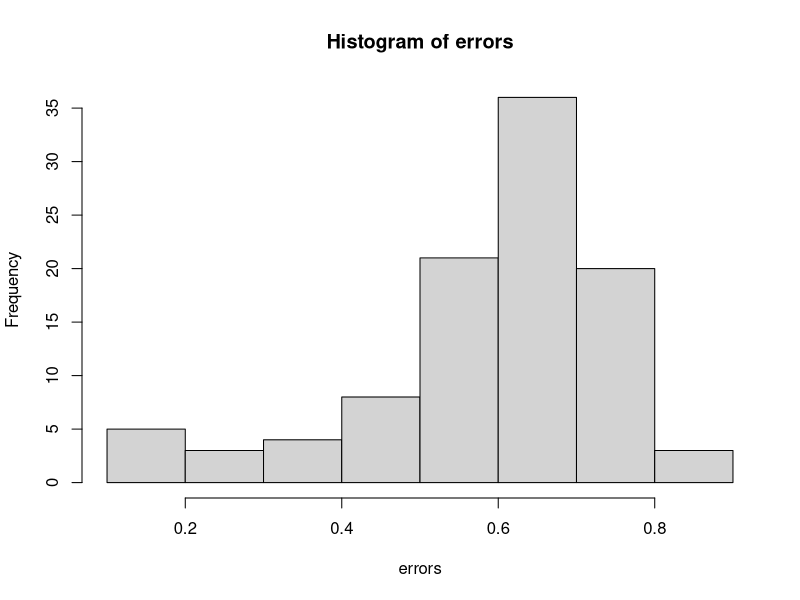

The R source for this figure: (Note: a time limit stopped this script after it produced the figure.)
#Libraries ----
library(dplyr)
library(ggplot2)
library(tidyr)
library(data.table)

#Options ----
options(scipen = 99)
population_sizes <- 10^(1:10)
groups <- 1:5
max_error <- c(10^(c(-5:-1)), 0.05)
subsample_size <- c(0.000001, 0.00001, 0.0001, 0.001, 0.01, 0.1, 1)
count <- c(10, 100, 10^3, 10^4, 10^5, 10^6) #Probably decrease the size here. 

#template df ----
data <- tibble(
    class_num = numeric(),
    subsample_size = numeric(),
    sample_count = numeric(),
    error = numeric()
)

#functions ----

finite_corrected_eq <- function(pop_size, uncorrected){
  round(pop_size * uncorrected / (uncorrected + pop_size - 1), 0)
} 

uncorrected_eq <- function(confidence = 0.95, groups = 1, expected_p = 0.5, max_error = 0.05){
  critical_val = qnorm(p=(1-confidence^(1/groups))/2) # The group root is a new thing here. 
  round(critical_val^2*expected_p*(1-expected_p)/max_error^2, 0)
}

boot_mean_error_class_num <- function(sample_subsample_size, sample_count, classes){
    #Disallow sample count to if(sample_count < sample_classes)
    #Disallow sample round(sample_subsample_size*sample_count, 0) < 1)
    #prob = c(0.5, 0.2, rep(0.3/8, 8)) if I add this to the first sample argument, we get a less conservative estimate, the errors go down. I think it is because you are less likely to mess up a skewed distribution than a uniform one. 
    
    b = 100 #Changing b doesn't do much, probably more accurate with larger number but this will save time while in dev mode.
    error <- numeric(length = b)
    
    for(n in 1:b){
        sample_classes <- classes    #Sample classes must be greater than 1 but less than 20
        particle_categories <- 1:sample_classes
        
        #Add gausian distribution to classes
        #values <- rnorm(n = length(particle_categories), mean = 10, sd = 1)
        #Or can swap for a poison distribution
        values <- rpois(n = length(particle_categories), lambda = 1) + 1
        weights <- values/sum(values)
        
        #Simulation
        particles <- sample(particle_categories, size = sample_count, prob = weights, replace = T) #could add weights to this so that 1 or two of them always have a big sway. But we dont know that for sure yet.
        
        subsetparticles <- sample(particles, size = sample_subsample_size)
        
        #Difference Metric
        error[n] <- as.data.frame(table(particles)/length(particles)) %>%
            dplyr::rename(subsetparticles = particles) %>%
            left_join(as.data.frame(table(subsetparticles)/length(subsetparticles)) %>%
                          dplyr::rename(Freq2 = Freq)) %>%
          dplyr::mutate(difference = Freq - Freq2) %>%
          dplyr::mutate(difference = ifelse(is.na(difference), Freq, difference)) %>% #This sets any classes which weren't accounted for from the original group to be completely unaccounted for. 
            pull(difference) %>%
            abs() %>%
            quantile(., c(0.95)) #this is the MAE or mean absolute error. Could also do mean here, might be a useful metric. Or RMSE or some other more commonly used metric.
        
    }
    
    error
}

boot_mean_error <- function(sample_subsample_size, sample_count){
    #Disallow sample count to if(sample_count < sample_classes)
    #Disallow sample round(sample_subsample_size*sample_count, 0) < 1)
    #prob = c(0.5, 0.2, rep(0.3/8, 8)) if I add this to the first sample argument, we get a less conservative estimate, the errors go down. I think it is because you are less likely to mess up a skewed distribution than a uniform one. 
    
    b = 100 #Changing b doesn't do much, probably more accurate with larger number but this will save time while in dev mode.
    error <- numeric(length = b)
    
    for(n in 1:b){
        sample_classes <- sample(2:10, 1)    #Sample classes must be greater than 1 but less than 20
        particle_categories <- 1:sample_classes
        
        #Add gausian distribution to classes
        #values <- rnorm(n = length(particle_categories), mean = 10, sd = 1)
        #Or can swap for a poison distribution
        values <- rpois(n = length(particle_categories), lambda = 1) + 1
        weights <- values/sum(values)
        
        #Simulation
        particles <- sample(particle_categories, size = sample_count, prob = weights, replace = T) #could add weights to this so that 1 or two of them always have a big sway. But we dont know that for sure yet.
        
        subsetparticles <- sample(particles, size = sample_subsample_size)
        
        #Difference Metric
        error[n] <- as.data.frame(table(particles)/length(particles)) %>%
                    dplyr::rename(subsetparticles = particles) %>%
                    left_join(as.data.frame(table(subsetparticles)/length(subsetparticles)) %>%
                                  dplyr::rename(Freq2 = Freq)) %>%
                    dplyr::mutate(difference = Freq - Freq2) %>%
                    dplyr::mutate(difference = ifelse(is.na(difference), Freq, difference)) %>% #This sets any classes which weren't accounted for from the original group to be completely unaccounted for. 
                    pull(difference) %>%
                    abs() %>%
                    quantile(., c(0.95)) #this is the MAE or mean absolute error. Could also do mean here, might be a useful metric. Or RMSE or some other more commonly used metric.
                
    }
    
    error
}


#test single scenario----
errors <- boot_mean_error(sample_count = 10, sample_subsample_size = 1) #Just say we will set this to 20, that is really what can be reliably characterized, can do a quick lit search to figure out how people are reporting it.    

hist(errors)
quantile(errors, c(0.025, 0.5, 0.975))
mean(errors)

#Simulate all scenarios----
test_df <- expand.grid(subsample_size, count) %>%
    filter(Var1 * Var2 >= 1) %>% 
    mutate(num_particles = Var1*Var2) %>%
        rename(sample_count = Var2 , subsample_proportion = Var1) %>%
    as_tibble()

#Just polymer types
for(n in 1:nrow(test_df)){
    set.seed(37)
    test_df[n, "median_error"] <- quantile(
        boot_mean_error(sample_count = unlist(test_df[n,"sample_count"]), 
                        sample_subsample_size = unlist(test_df[n,"num_particles"])),
        c(0.95)
    )
}

#Polymers, colors, morphologies, and sizes
for(n in 1:nrow(test_df)){
    set.seed(38)
    print(n)
    test_df[n, "median_error_multiple"] <- quantile(
        c(
        quantile(
        boot_mean_error(sample_count = unlist(test_df[n,"sample_count"]), 
                        sample_subsample_size = unlist(test_df[n,"num_particles"])),
        c(0.95)
    ), 
    quantile(
        boot_mean_error(sample_count = unlist(test_df[n,"sample_count"]), 
                        sample_subsample_size = unlist(test_df[n,"num_particles"])),
        c(0.95)
    ), 
    quantile(
        boot_mean_error(sample_count = unlist(test_df[n,"sample_count"]), 
                        sample_subsample_size = unlist(test_df[n,"num_particles"])),
        c(0.95)
        ),
    quantile(
        boot_mean_error(sample_count = unlist(test_df[n,"sample_count"]), 
                        sample_subsample_size = unlist(test_df[n,"num_particles"])),
        c(0.95)
    )
    ),
    c(0.95)
    )
}

# Equations ----

test_ungrouped <- expand.grid(population_sizes = population_sizes, max_error = max_error) %>%
  mutate(sample_size = finite_corrected_eq(pop_size = population_sizes, uncorrected = uncorrected_eq(max_error = max_error)))

test_grouped <- expand.grid(population_sizes = population_sizes, max_error = max_error) %>%
  mutate(sample_size = finite_corrected_eq(pop_size = population_sizes, uncorrected = uncorrected_eq(max_error = max_error, groups = 4)))


#Plots ----
ggplot() +
  geom_point(data = test_ungrouped %>% arrange(desc(max_error)), aes(x = population_sizes, y = sample_size, color = factor(max_error, levels = c(10^(c(-5:-1)), 0.05))), size = 10) +
  geom_point(data = test_grouped %>% arrange(desc(max_error)), aes(x = population_sizes, y = sample_size, color = factor(max_error, levels = c(10^(c(-5:-1)), 0.05))), size = 10, shape = 2) +
  scale_x_log10(breaks = unique(population_sizes)) +
  scale_y_log10(breaks = unique(population_sizes)) + 
  scale_color_viridis_d() +
  theme_dark(base_size = 10) +
  labs(color = "Error", x = "Sample Size", y = "Subsample Size") +
  coord_equal()

test_nopop_nogroup <- expand.grid(population_sizes = population_sizes, max_error = max_error) %>%
  mutate(sample_size = uncorrected_eq(max_error = max_error))

test_nopop <- expand.grid(population_sizes = population_sizes, max_error = max_error) %>%
  mutate(sample_size = uncorrected_eq(max_error = max_error, groups = 4))

ggplot() +
  geom_line(data = test_nopop %>% arrange(desc(max_error)), aes(x = max_error, y = sample_size), size = 2) +
  geom_line(data = test_nopop_nogroup %>% arrange(desc(max_error)), aes(x = max_error, y = sample_size), size = 2, color = "yellow") +
  scale_x_log10(breaks = unique(max_error)) +
  scale_y_log10(breaks = unique(population_sizes)) + 
  theme_dark(base_size = 20) +
  labs(x = "Error", y = "Sample Size") +
  coord_equal()


simulation_validation <- test_df %>%
  mutate(mathematic_sub_count = finite_corrected_eq(pop_size = sample_count, uncorrected = uncorrected_eq(max_error = median_error))) %>%
  mutate(mathematic_sub_count_grouped = finite_corrected_eq(pop_size = sample_count, uncorrected = uncorrected_eq(max_error = median_error_multiple, groups = 4)))

ggplot(simulation_validation) +
  geom_point(aes(x = num_particles, y = mathematic_sub_count), size = 4, alpha = 0.5) + 
  geom_point(aes(x = num_particles, y = mathematic_sub_count_grouped), size = 4, alpha = 0.5, color = "red") + 
  scale_x_log10(limits = c(10,150000)) + 
  scale_y_log10(limits = c(10,150000)) +
  geom_abline(slope=1, intercept = 0) +
  theme_dark(base_size = 20) +
  coord_equal() +
  labs(x = "Simulated Sample Counts", y = "Calculated Sample Counts")

#final recommendations for sample size and subsample size. ----
uncorrected_eq()
uncorrected_eq(max_error = 0.1)

#final recommendation for all group analysis at once.
uncorrected_eq(groups = 4)

#Number of papers to review 
finite_corrected_eq(pop_size = 1000, uncorrected = uncorrected_eq())

0.95^(1/3)

#Checking correspondence with simulations. 
finite_corrected_eq(pop_size = 100, uncorrected = uncorrected_eq(max_error = 0.3))
finite_corrected_eq(pop_size = 1000, uncorrected = uncorrected_eq(max_error = 0.1))
finite_corrected_eq(pop_size = 10000, uncorrected = uncorrected_eq(max_error = 0.03))
finite_corrected_eq(pop_size = 100000, uncorrected = uncorrected_eq(max_error = 0.01))
finite_corrected_eq(pop_size = 1000000, uncorrected = uncorrected_eq(max_error = 0.003))

#Checking correspondence with simulations. 
finite_corrected_eq(pop_size = 100, uncorrected = uncorrected_eq(max_error = 0.3, groups = 50))
finite_corrected_eq(pop_size = 1000, uncorrected = uncorrected_eq(max_error = 0.1, groups = 50))
finite_corrected_eq(pop_size = 10000, uncorrected = uncorrected_eq(max_error = 0.03, groups = 50))
finite_corrected_eq(pop_size = 100000, uncorrected = uncorrected_eq(max_error = 0.01, groups = 50))
finite_corrected_eq(pop_size = 1000000, uncorrected = uncorrected_eq(max_error = 0.003, groups = 50))
